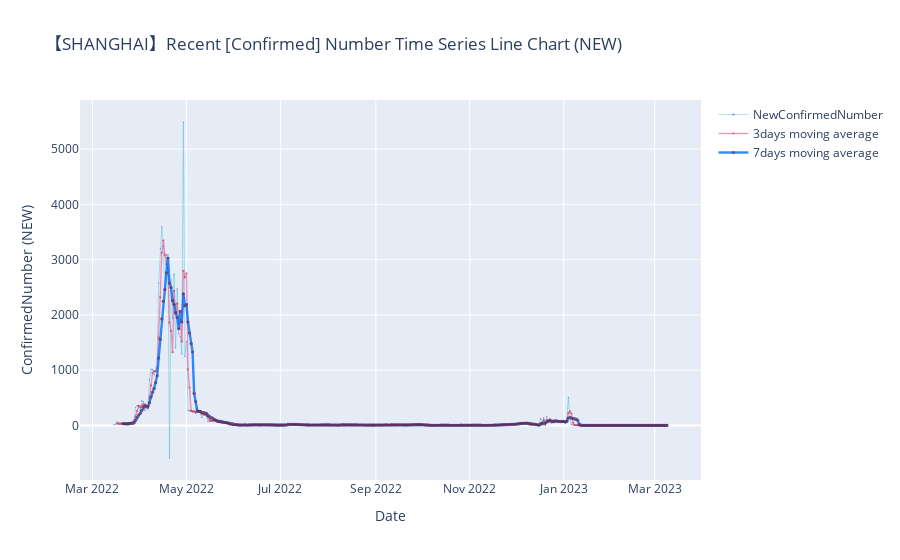

Notebook code cell kept with this figure:
### Code cell
covid_visualization.Decompose_CHINA(
    ts_confirmed_CHINA_incre,
    latest_data_CHINA,
    prev_data_CHINA,
    start='2022-03-15',
    ma = [3,7],
    method = 'New',              
    specify = 'Shanghai',         # specify = 'Shanghai' specify = 'All' specify = None
    verbose = 1,
    kind = 'Confirmed'
)

### Figure 1 — Plotly figure (JSON) as saved in the notebook; plotly's stock layout.template omitted (floating-point values rounded to 4 significant figures; data arrays with more than 128 entries replaced by an {"elided": "..."} marker saying what was removed)
{"data": [{"line": {"color": "#08a8c4", "width": 0.4}, "marker": {"color": "#5857e1", "size": 1.2}, "mode": "lines+markers", "name": "NewConfirmedNumber", "opacity": 0.8, "type": "scatter", "x": {"elided": "360 str values"}, "y": {"elided": "360 int values"}}, {"line": {"color": "#ee5090", "width": 1.4}, "marker": {"color": "#dd001b", "size": 2.2}, "mode": "lines+markers", "name": "3days moving average", "opacity": 0.6, "type": "scatter", "x": {"elided": "360 str values"}, "y": {"elided": "360 float values"}}, {"line": {"color": "#006eff", "width": 2.4}, "marker": {"color": "#412b63", "size": 3.2}, "mode": "lines+markers", "name": "7days moving average", "opacity": 0.8, "type": "scatter", "x": {"elided": "360 str values"}, "y": {"elided": "360 float values"}}], "layout": {"title": {"text": "【SHANGHAI】Recent [Confirmed] Number Time Series Line Chart (NEW)"}, "xaxis": {"title": {"text": "Date"}}, "yaxis": {"title": {"text": "ConfirmedNumber (NEW)"}}}}
